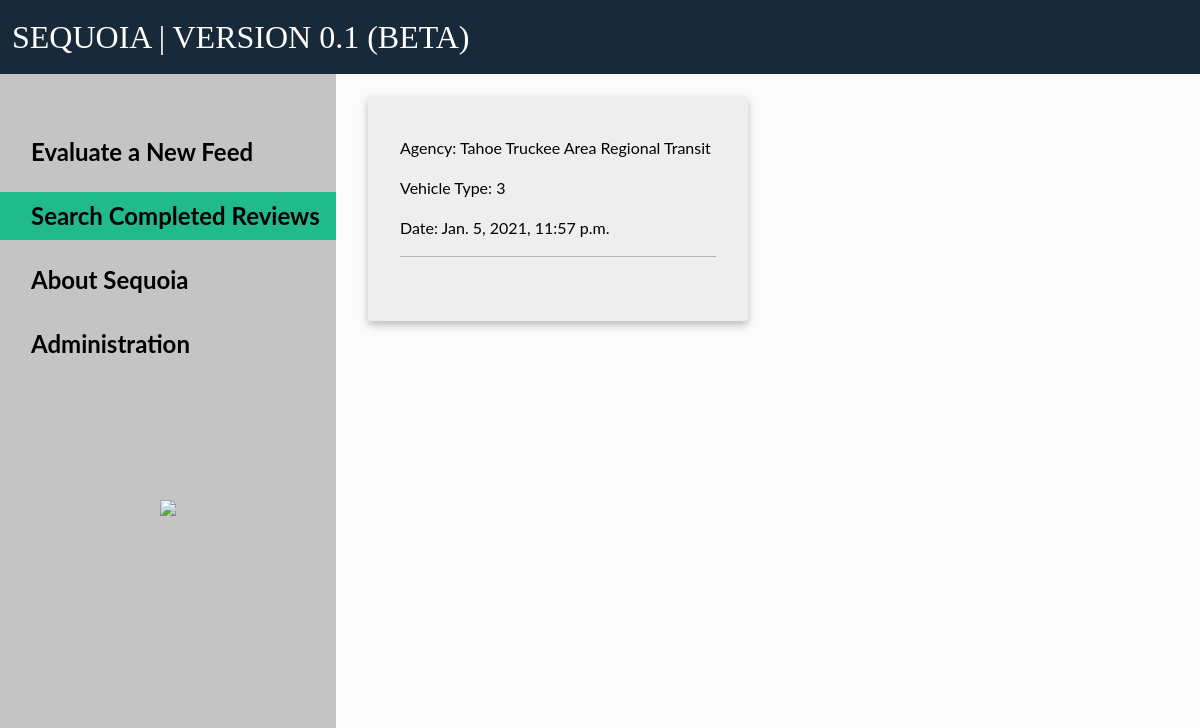
The page /view_completed_review/1/ on the database as committed earlier.
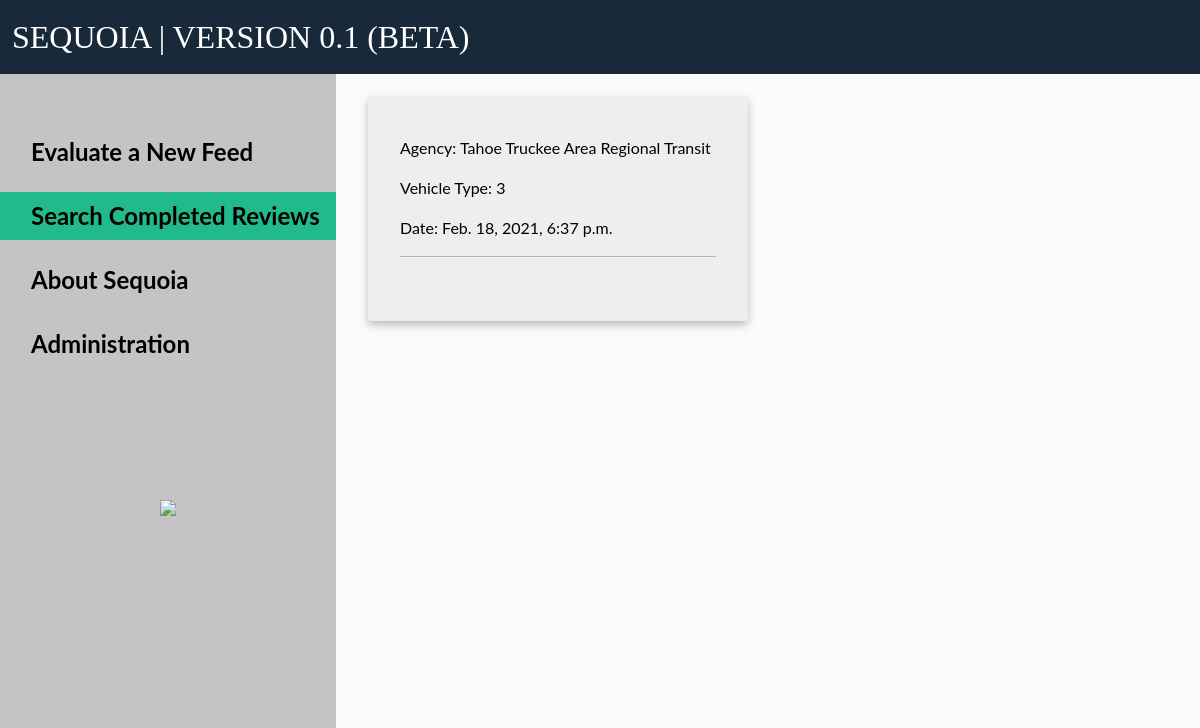
The same page on the database as committed later.
### gtfs_grading_app/models.py (models this page shows, shortened)
class review(models.Model):
    CHOICES = (("In progress", "In progress"),
               ("In review", "In review"),
               ("Completed", "Completed"))
    agency = models.CharField(max_length=150, null=False)
    mode = models.IntegerField()
    created_date = models.DateTimeField(auto_now_add=True)
    review_status = models.CharField(null=False, max_length=50, default="In progress", choices=CHOICES)
    completed_date = models.DateTimeField(null=True)
    final_score = models.FloatField(null=True)

### gtfs_grading_app/views.py (the view, shortened to what this page needs)
# urls.py: path('view_completed_review/<int:review_id>/', name='view_completed_review', view=views.view_completed_review),
def view_completed_review(request, review_id, active_result_id=None):
    active_page = 'search'
    review_categories = review_category.objects.all()
    active_review = get_object_or_404(review, pk=review_id)
    results = result.objects.filter(review_id=active_review.id).select_related()
    context = {'active_page': active_page,
               'active_review': active_review,
               'review_categories': review_categories,
               'results': results}
    return render(request, "view_completed_review.html", context)

### templates/view_completed_review.html (shortened to what this page needs)
{% extends "home.html" %}
{% load static %}
{% load custom_tags %}
{% block content %}
    <div class="row">
    <div class="col-6">
        <div class="card" style="z-index: 55">
            <div class="card-body">
                <div class="review-heading">
                    <p>Agency: {{ active_review.agency }}</p>
                    <p>Vehicle Type: {{ active_review.mode }}</p>
                    <p>Date: {{ active_review.created_date }}</p>
                </div>
                <hr>
            </div>
        </div>
    </div>
    <div class="col-6">
        </div>
    </div>
{% endblock %}

Rows that differ between the two databases and show on the page:
changed review "Tahoe Truckee Area Regional Transit": created_date "Jan. 5, 2021, 11:57 p.m." → "Feb. 18, 2021, 6:37 p.m."
